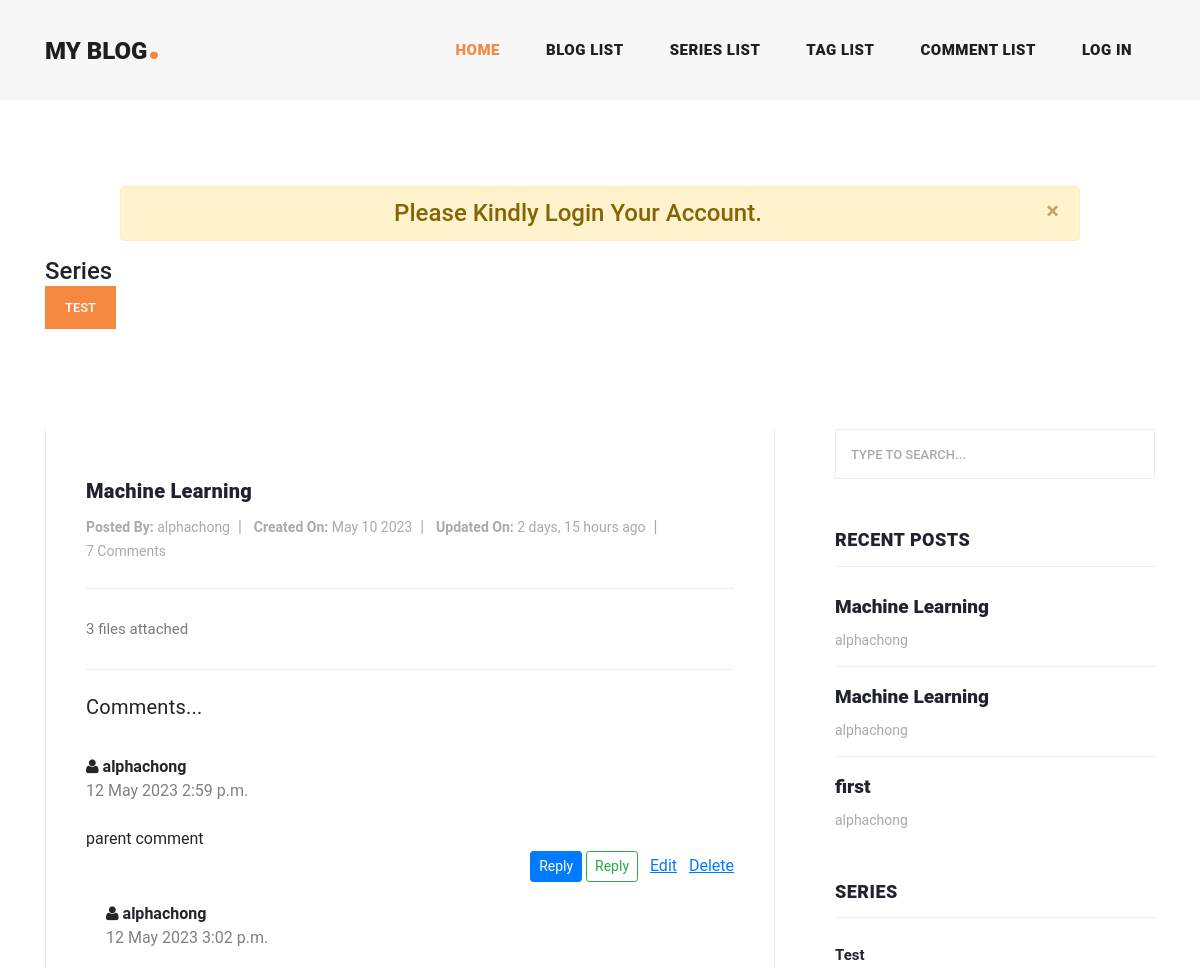
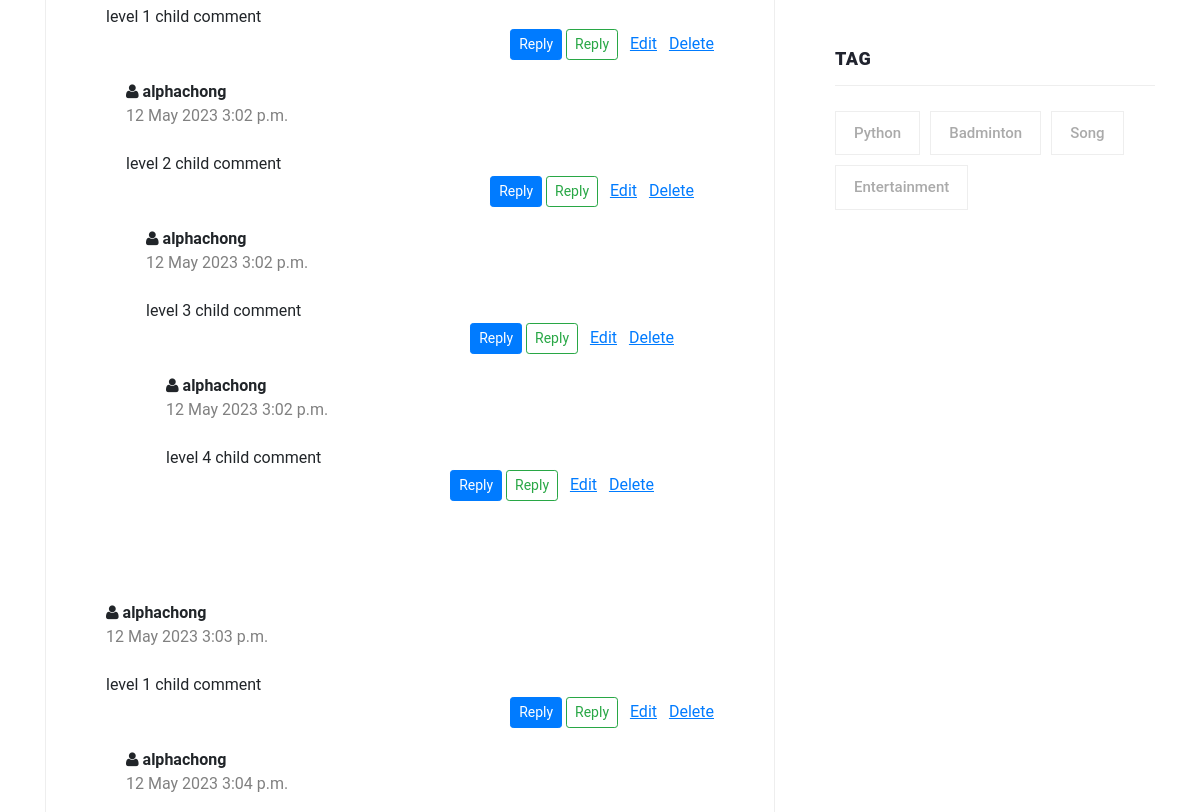
The app's page / (upper part), older data (2 pictures, top to bottom).
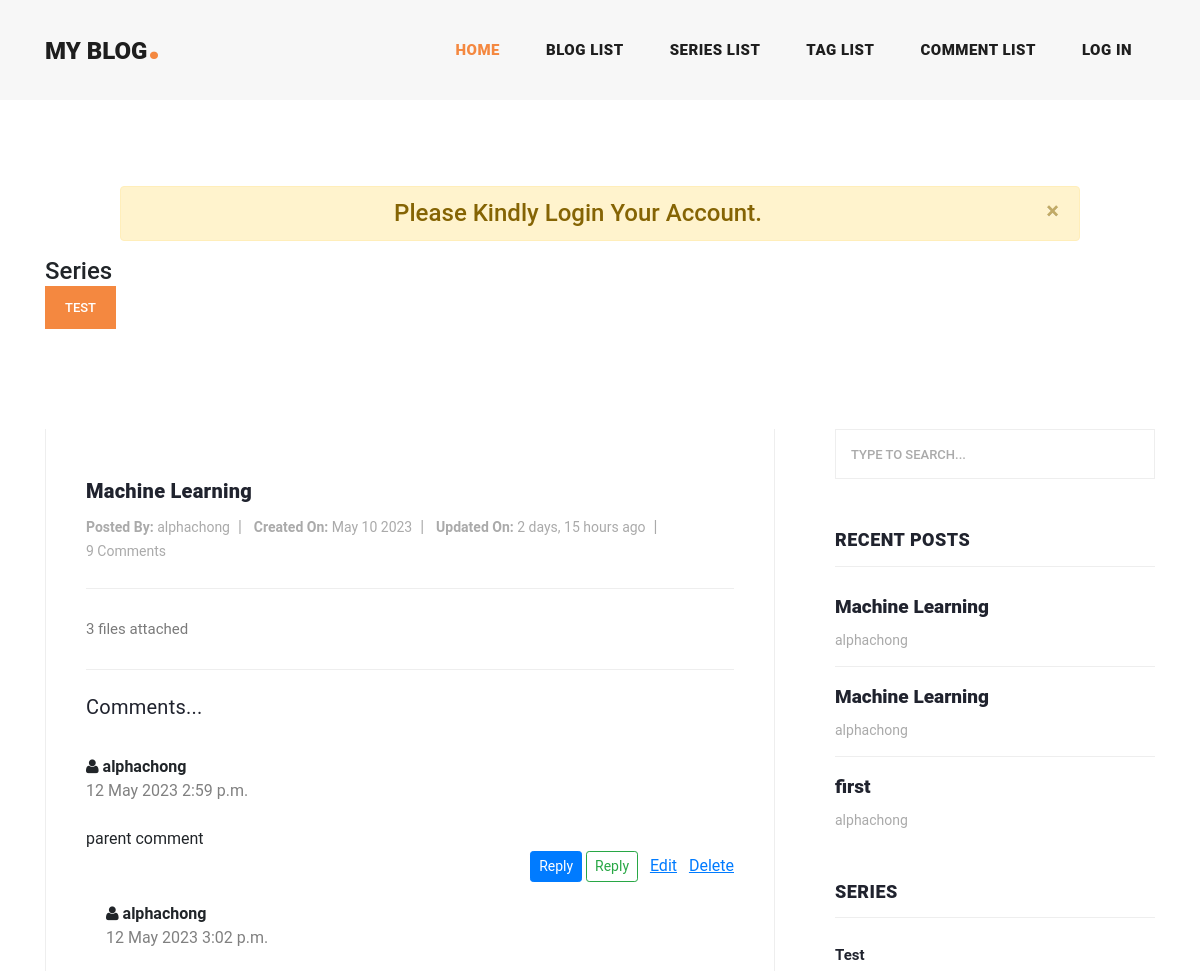
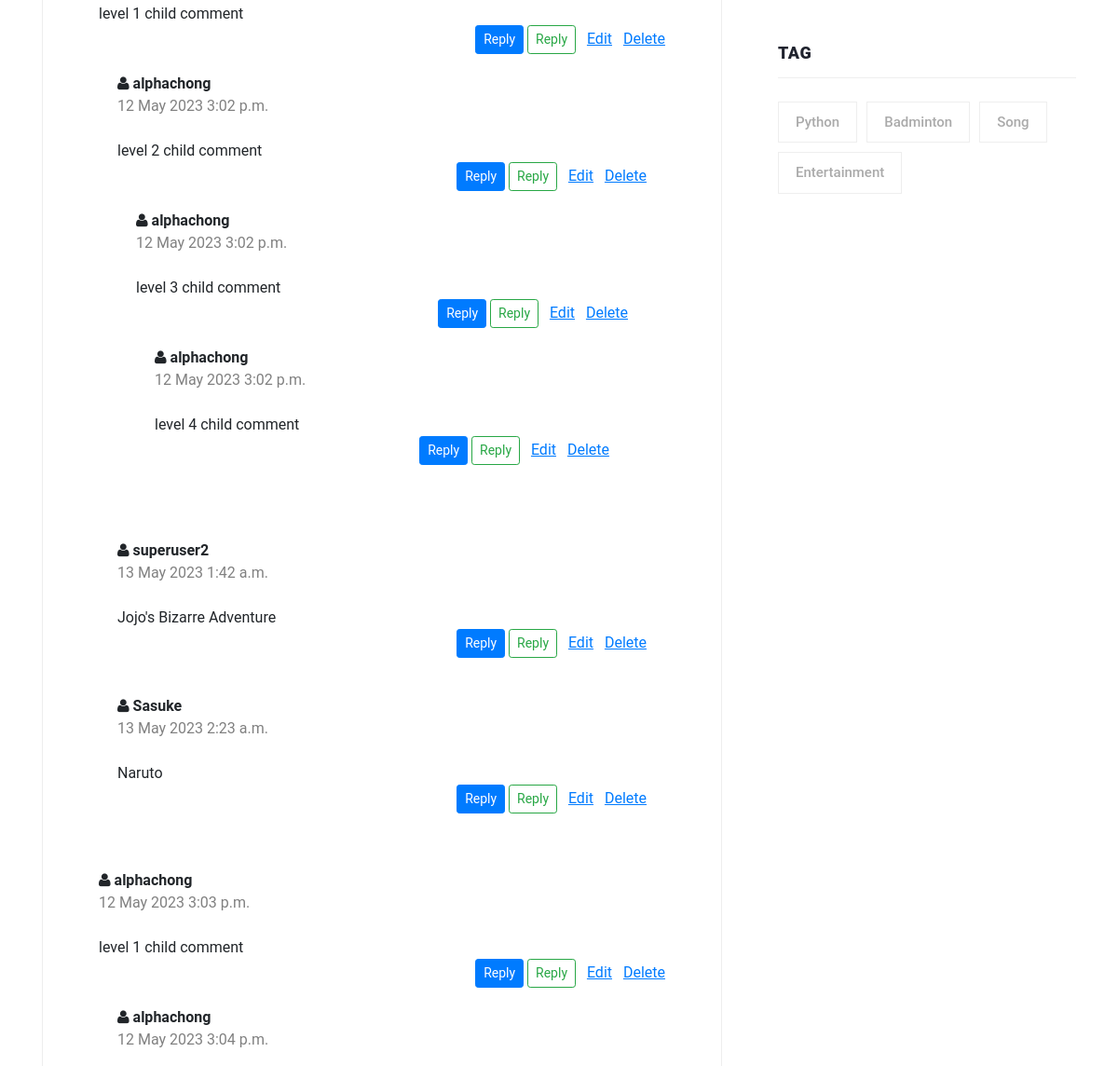
The same page, newer data (2 pictures, top to bottom).
### app_blog/models.py (models this page shows, shortened)
class Series(models.Model):
    name = models.CharField(max_length=50, default="")
    def __str__(self):
        return self.name

class Post(models.Model):
    title = models.CharField(max_length=100)
    author = models.ForeignKey(settings.AUTH_USER_MODEL, on_delete= models.CASCADE)
    contributors = models.ManyToManyField(settings.AUTH_USER_MODEL, related_name='contributed_posts', blank=True)
    content = models.TextField()
    tags = models.ManyToManyField(Tag)
    series = models.ForeignKey(Series, on_delete=models.CASCADE, null=True)
    created_on = models.DateTimeField(auto_now_add=True)
    updated_on = models.DateTimeField(auto_now= True)
    sequence = models.IntegerField(default=1)
    class Meta:
        ordering = ['sequence', '-created_on']

class Comment(models.Model):
    commenter = models.CharField(max_length=100, default="")
    comment_detail = models.TextField(default="")
    comment_date = models.DateTimeField(auto_now_add=True)
    post = models.ForeignKey(Post, on_delete=models.CASCADE)
    parent=models.ForeignKey("self", null=True, blank=True, on_delete=models.CASCADE)

class Tag(models.Model):
    name = models.CharField(max_length=50, default="")
    def __str__(self):
        return self.name

### project/views.py (the view)
# urls.py: 2. Add a URL to urlpatterns:  path('', views.home, name='home')
def home(request):
    context = {}
    context['post'] = Post.objects.all()
    context['tags'] = Tag.objects.all()
    context['comment'] = Comment.objects.all()
    context['series'] = Series.objects.all()
    return render(request, 'project/home.html', context=context)

### project/templates/project/home.html (shortened to what this page needs)
{% extends 'project/master.html' %}
{% load static %}
{% block content %}
        {% if user.is_authenticated %}
        <li>
          <a class="nav-link" href="{% url 'logout' %}">Log Out</a>
        </li>
        {% else %}
          <li class="nav-item">
            <a class="nav-link" href="{% url 'login' %}">Log In</a>
          </li>
        {% endif %}
        </ul>
      </div>
    </div>
  </nav>
</header>
<div class="main-banner header-text">
  <div class="container-fluid">
    <div class="owl-banner owl-carousel"></div>
  </div>
</div>
<section class="call-to-action">
  {% if user.is_authenticated %}
    <div class="alert alert-success alert-dismissible fade show" role="alert" style="width:80%; margin-left: auto; margin-right: auto;">
      <h4 style="text-align: center;">Welcome Back, {{ user.username }}.</h4>
      <button type="button" class="close" data-dismiss="alert" aria-label="Close">
        <span aria-hidden="true">&times;</span>
      </button>
    </div>
  {% else %}
    <div class="alert alert-warning alert-dismissible fade show" role="alert" style="width:80%; margin-left: auto; margin-right: auto;">
      <h4 style="text-align: center;">Please Kindly Login Your Account.</h4>
      <button type="button" class="close" data-dismiss="alert" aria-label="Close">
        <span aria-hidden="true">&times;</span>
      </button>
    </div>
  {% endif %}
  <div class="container">
    <div class="row">
      <div class="col-lg-12">
        <h4>Series</h4>
        <div class="btn-group" role="group" aria-label="Basic example">
          {% for s in series %}
            <div class="main-button">
              <a href="{% url 'app_blog:series-detail' s.pk  %}">{{ s.name }}</a>
            </div>
          {% endfor %}
        </div>
      </div>
    </div>
  </div>
</section>
<section class="blog-posts">
  <div class="container">
    <div class="row">
      <div class="col-lg-8">
        <div class="all-blog-posts">
          <div class="row">
            {% for post in post %}
              <div class="col-lg-12">
                <div class="blog-post">
                  <div class="down-content">
                    <a href="{% url 'app_blog:post-detail' post.pk %}"><h4>{{ post.title }}</h4></a>
                    <ul class="post-info">
                      <li><a href="#"><strong>Posted By:</strong> {{ post.author }}</a></li>
                      <li><a href="#"><strong>Created On:</strong> {{ post.created_on|date:"N j Y" }}</a></li>
                      <li><a href="#"><strong>Updated On:</strong> {{ post.updated_on|timesince }} ago</a></li>
                      <br/>
                      <li>
                        <a href="#">{{ post.comment_set.all.count }} Comments</a>
                      </li>
                    </ul>
                    <p>{{ post.content }}</p>
                    <h4 style="font-weight: normal">Comments...</h4>
                    {% for comments in post.comment_set.all %}
                      {% if comments.parent_id is None %}
                      <br/>
                      <div class="comment">
                        <i class="fa fa-user"></i>
                        <b>{{ comments.commenter }}</b>
                        <div style="color:gray;">
                          {{ comments.comment_date|date:"j N Y" }}
                          {{ comments.comment_date|time }}
                        </div>
                        <br/>
                        {{ comments.comment_detail }}
                        <div style="text-align: right;">
                          <button class="btn btn-sm btn-primary" type="button" data-toggle="collapse" data-target="#replyBox{{comments.pk}}" aria-expanded="false" aria-controls="replyBox{{comment.pk}}">
                            Reply
                        </button>
                        <a href="{% url 'app_blog:reply-comment-create' comments.pk %}" class="btn btn-sm btn-outline-success">Reply</a>
                          <a href="{% url 'app_blog:comment-update' comments.pk %}"><u>Edit</u></a>
                          <a href="{% url 'app_blog:comment-delete' comments.pk %}"><u>Delete</u></a>
                        </div>
                        {% include 'app_blog/comment/comment_reply.html' with replies=comments.comment_set.all %}
                    </div>
                    {% endif %}
                    {% empty %}
                        <p>No comments yet.</p>
                  {% endfor %}
                    <br /><br />
                  </div>
                </div>
              </div>
            {% endfor %}
          </div>
        </div>
      </div>
      <div class="col-lg-4">
        <div class="sidebar">
          <div class="row">
            <div class="col-lg-12">
              <div class="sidebar-item search">
                <form id="search_form" name="gs" method="GET" action="#">
                  <input
                    type="text"
                    name="q"
                    class="searchText"
                    placeholder="type to search..."
                    autocomplete="on"
                  />
                </form>
              </div>
            </div>
            <div class="col-lg-12">
              <div class="sidebar-item recent-posts">
                <div class="sidebar-heading">
                  <h2>Recent Posts</h2>
                </div>
                <div class="content">
                  <ul>
                    {% for post in post %}
                      {% if forloop.counter <= 3 %}
                        <li>
                          <a href="{% url 'app_blog:post-detail' post.pk %}">
                            <h5>{{ post.title }}</h5>
                            <span>{{ post.author }}</span>
                          </a>
                        </li>
                      {% endif %}
                    {% endfor %}
                  </ul>
                </div>
              </div>
            </div>
            <div class="col-lg-12">
              <div class="sidebar-item categories">
                <div class="sidebar-heading">
                  <h2>Series</h2>
                </div>
                <div class="content">
                  <ul>
                    {% for s in series %}
                      <li><a href="{% url 'app_blog:series-detail' s.pk  %}">{{ s.name }}</a></li>
                    {% endfor %}
                  </ul>
                </div>
              </div>
            </div>
            <div class="col-lg-12">
              <div class="sidebar-item tags">
                <div class="sidebar-heading">
                  <h2>Tag</h2>
                </div>
                <div class="content">
                  <ul>
                    {% for t in tags %}
                      <li><a href="{% url 'app_blog:tag-detail' t.pk  %}">{{ t.name }}</a></li>
                    {% endfor %}
                  </ul>
                </div>
              </div>
            </div>
          </div>
        </div>
      </div>
    </div>
  </div>
</section>
{% endblock %}

### project/templates/project/master.html (shortened to what this page needs)
<!DOCTYPE html>
<html>
<head>
  <link rel="stylesheet" href="https://cdn.jsdelivr.net/npm/bootstrap@4.0.0/dist/css/bootstrap.min.css">
    {% load static %}
    <link rel="stylesheet" type="text/css" href="{% static 'css/fontawesome.css' %}">
    <link rel="stylesheet" type="text/css" href="{% static 'css/templatemo-stand-blog.css' %}">
    <link rel="stylesheet" type="text/css" href="{% static 'css/owl.css' %}">
</head>
<body>
    <header class="">
      <nav class="navbar navbar-expand-lg">
        <div class="container">
          <a class="navbar-brand" href=""><h2>My Blog<em>.</em></h2></a>
          <div class="collapse navbar-collapse" id="navbarResponsive">
            <ul class="navbar-nav ml-auto">
              <li class="nav-item active">
                <a class="nav-link" href="{% url 'blog-home' %}">Home
                </a>
              </li>
              <li class="nav-item">
                <a class="nav-link" href="{% url 'app_blog:post-list' %}">Blog List</a>
              </li>
              <li class="nav-item">
                <a class="nav-link" href="{% url 'app_blog:series-list' %}">Series List</a>
              </li>
              <li class="nav-item">
                <a class="nav-link" href="{% url 'app_blog:tag-list' %}">Tag List</a>
              </li>
              <li class="nav-item">
                <a class="nav-link" href="{% url 'app_blog:comment-list' %}">Comment List</a>
              </li>
              {% block content %}
              {% endblock %}
</body>
</html>

### app_blog/templates/app_blog/comment/comment_reply.html (shortened to what this page needs)
{% for reply in replies %}
    <div class="replies" style="padding: 20px;">
        <i class="fa fa-user"></i>
        <b>{{ reply.commenter }}</b>
        <div style="color:gray;">
            {{ reply.comment_date|date:"j N Y" }}
            {{ reply.comment_date|time }}
          </div>
        <br />
        {{ reply.comment_detail }}
        <div style="text-align: right;">
            <button class="btn btn-sm btn-primary" type="button" data-toggle="collapse" data-target="#replyBox{{reply.pk}}" aria-expanded="false" aria-controls="replyBox{{comment.pk}}">
                Reply
            </button>
            <a href="{% url 'app_blog:reply-comment-create' reply.pk %}" class="btn btn-sm btn-outline-success">Reply</a>
            <a href="{% url 'app_blog:comment-update' reply.pk %}"><u>Edit</u></a>
            <a href="{% url 'app_blog:comment-delete' reply.pk %}"><u>Delete</u></a>
          </div>
        {% include 'app_blog/comment/comment_reply.html' with replies=reply.comment_set.all %}
    </div>
{% endfor %}

Row changes from the older to the newer data that the page shows:
computed for Post "3 files attached": comment_set.all.count "7" → "9"
added Comment: commenter "superuser2", comment_date "13 May 2023", comment_date "1:42 a.m.", comment_detail "Jojo's Bizarre Adventure", shown under "alphachong"
added Comment: commenter "Sasuke", comment_date "13 May 2023", comment_date "2:23 a.m.", comment_detail "Naruto", shown under "alphachong"
